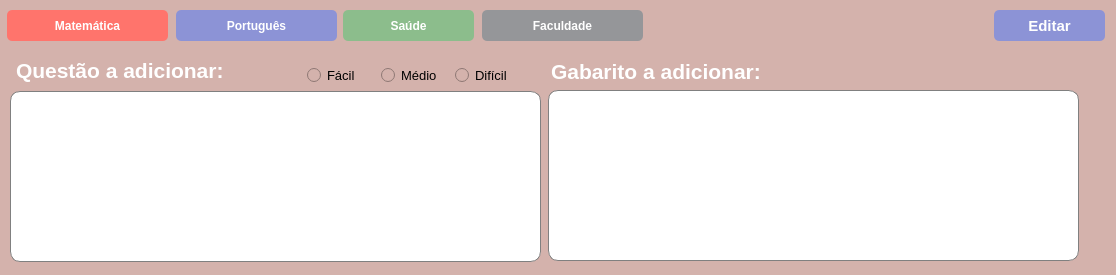
<?xml version="1.0" encoding="UTF-8"?>
<ui version="4.0">
 <class>Form</class>
 <widget class="QWidget" name="Form">
  <property name="geometry">
   <rect>
    <x>0</x>
    <y>0</y>
    <width>1116</width>
    <height>275</height>
   </rect>
  </property>
  <property name="windowTitle">
   <string>Form</string>
  </property>
  <property name="styleSheet">
   <string notr="true">background-color: rgb(212, 178, 172);</string>
  </property>
  <widget class="QPushButton" name="editar">
   <property name="geometry">
    <rect>
     <x>994</x>
     <y>10</y>
     <width>111</width>
     <height>31</height>
    </rect>
   </property>
   <property name="font">
    <font>
     <pointsize>11</pointsize>
     <weight>75</weight>
     <bold>true</bold>
    </font>
   </property>
   <property name="styleSheet">
    <string notr="true">background-color: rgb(140, 147, 214);
color: rgb(255, 255, 255);
border-radius: 5px;</string>
   </property>
   <property name="text">
    <string>Editar</string>
   </property>
  </widget>
  <widget class="QPushButton" name="matematica">
   <property name="geometry">
    <rect>
     <x>7</x>
     <y>10</y>
     <width>161</width>
     <height>31</height>
    </rect>
   </property>
   <property name="font">
    <font>
     <pointsize>9</pointsize>
     <weight>75</weight>
     <bold>true</bold>
    </font>
   </property>
   <property name="styleSheet">
    <string notr="true">background-color: rgb(255, 116, 108);
color: rgb(255, 255, 255);
border-radius: 5px;</string>
   </property>
   <property name="text">
    <string>Matemática</string>
   </property>
  </widget>
  <widget class="QPushButton" name="portugues">
   <property name="geometry">
    <rect>
     <x>176</x>
     <y>10</y>
     <width>161</width>
     <height>31</height>
    </rect>
   </property>
   <property name="font">
    <font>
     <pointsize>9</pointsize>
     <weight>75</weight>
     <bold>true</bold>
    </font>
   </property>
   <property name="styleSheet">
    <string notr="true">background-color: rgb(140, 147, 214);
color: rgb(255, 255, 255);
border-radius: 5px;</string>
   </property>
   <property name="text">
    <string>Português</string>
   </property>
  </widget>
  <widget class="QPushButton" name="saude">
   <property name="geometry">
    <rect>
     <x>343</x>
     <y>10</y>
     <width>131</width>
     <height>31</height>
    </rect>
   </property>
   <property name="font">
    <font>
     <pointsize>9</pointsize>
     <weight>75</weight>
     <bold>true</bold>
    </font>
   </property>
   <property name="styleSheet">
    <string notr="true">background-color: rgb(140, 189, 140);
color: rgb(255, 255, 255);
border-radius: 5px;</string>
   </property>
   <property name="text">
    <string>Saúde</string>
   </property>
  </widget>
  <widget class="QPushButton" name="faculdade">
   <property name="geometry">
    <rect>
     <x>482</x>
     <y>10</y>
     <width>161</width>
     <height>31</height>
    </rect>
   </property>
   <property name="font">
    <font>
     <pointsize>9</pointsize>
     <weight>75</weight>
     <bold>true</bold>
    </font>
   </property>
   <property name="styleSheet">
    <string notr="true">background-color: rgb(149, 150, 153);
color: rgb(255, 255, 255);
border-radius: 5px;</string>
   </property>
   <property name="text">
    <string>Faculdade</string>
   </property>
  </widget>
  <widget class="QLabel" name="label_9">
   <property name="geometry">
    <rect>
     <x>299</x>
     <y>13</y>
     <width>26</width>
     <height>26</height>
    </rect>
   </property>
   <property name="styleSheet">
    <string notr="true">background-color: transparent;
</string>
   </property>
   <property name="text">
    <string/>
   </property>
   <property name="pixmap">
    <pixmap>icones/ícone português.png</pixmap>
   </property>
   <property name="scaledContents">
    <bool>true</bool>
   </property>
  </widget>
  <widget class="QLabel" name="label_10">
   <property name="geometry">
    <rect>
     <x>435</x>
     <y>13</y>
     <width>26</width>
     <height>26</height>
    </rect>
   </property>
   <property name="styleSheet">
    <string notr="true">background-color: transparent;</string>
   </property>
   <property name="text">
    <string/>
   </property>
   <property name="pixmap">
    <pixmap>icones/ícone saúde.png</pixmap>
   </property>
   <property name="scaledContents">
    <bool>true</bool>
   </property>
  </widget>
  <widget class="QLabel" name="label_8">
   <property name="geometry">
    <rect>
     <x>131</x>
     <y>11</y>
     <width>28</width>
     <height>28</height>
    </rect>
   </property>
   <property name="styleSheet">
    <string notr="true">background-color: transparent;</string>
   </property>
   <property name="text">
    <string/>
   </property>
   <property name="pixmap">
    <pixmap>icones/ícone matemática.png</pixmap>
   </property>
   <property name="scaledContents">
    <bool>true</bool>
   </property>
  </widget>
  <widget class="QLabel" name="label_11">
   <property name="geometry">
    <rect>
     <x>604</x>
     <y>13</y>
     <width>26</width>
     <height>26</height>
    </rect>
   </property>
   <property name="styleSheet">
    <string notr="true">background-color: transparent;</string>
   </property>
   <property name="text">
    <string/>
   </property>
   <property name="pixmap">
    <pixmap>icones/ícone college.png</pixmap>
   </property>
   <property name="scaledContents">
    <bool>true</bool>
   </property>
  </widget>
  <widget class="QLabel" name="descricao2_2">
   <property name="geometry">
    <rect>
     <x>16</x>
     <y>55</y>
     <width>291</width>
     <height>31</height>
    </rect>
   </property>
   <property name="font">
    <font>
     <pointsize>16</pointsize>
     <weight>75</weight>
     <bold>true</bold>
    </font>
   </property>
   <property name="styleSheet">
    <string notr="true">color: rgb(255, 255, 255);</string>
   </property>
   <property name="text">
    <string>Questão a adicionar:</string>
   </property>
  </widget>
  <widget class="QLabel" name="descricao2">
   <property name="geometry">
    <rect>
     <x>551</x>
     <y>56</y>
     <width>291</width>
     <height>31</height>
    </rect>
   </property>
   <property name="font">
    <font>
     <pointsize>16</pointsize>
     <weight>75</weight>
     <bold>true</bold>
    </font>
   </property>
   <property name="styleSheet">
    <string notr="true">color: rgb(255, 255, 255);</string>
   </property>
   <property name="text">
    <string>Gabarito a adicionar:</string>
   </property>
  </widget>
  <widget class="QLineEdit" name="edt_questao">
   <property name="geometry">
    <rect>
     <x>10</x>
     <y>91</y>
     <width>531</width>
     <height>171</height>
    </rect>
   </property>
   <property name="styleSheet">
    <string notr="true">background-color: rgb(255, 255, 255);
border-radius: 10px;
padding: 10px;
border: 1px solid gray;</string>
   </property>
  </widget>
  <widget class="QLineEdit" name="edt_gabarito">
   <property name="geometry">
    <rect>
     <x>548</x>
     <y>90</y>
     <width>531</width>
     <height>171</height>
    </rect>
   </property>
   <property name="styleSheet">
    <string notr="true">background-color: rgb(255, 255, 255);
border-radius: 10px;
padding: 10px;
border: 1px solid gray;</string>
   </property>
  </widget>
  <widget class="QWidget" name="layoutWidget">
   <property name="geometry">
    <rect>
     <x>307</x>
     <y>62</y>
     <width>216</width>
     <height>27</height>
    </rect>
   </property>
   <layout class="QHBoxLayout" name="horizontalLayout">
    <item>
     <widget class="QRadioButton" name="rdb_F">
      <property name="font">
       <font>
        <pointsize>10</pointsize>
       </font>
      </property>
      <property name="text">
       <string>Fácil</string>
      </property>
     </widget>
    </item>
    <item>
     <widget class="QRadioButton" name="rdb_M">
      <property name="font">
       <font>
        <pointsize>10</pointsize>
       </font>
      </property>
      <property name="text">
       <string>Médio</string>
      </property>
     </widget>
    </item>
    <item>
     <widget class="QRadioButton" name="rdb_D">
      <property name="font">
       <font>
        <pointsize>10</pointsize>
       </font>
      </property>
      <property name="text">
       <string>Difícil</string>
      </property>
     </widget>
    </item>
   </layout>
  </widget>
  <zorder>editar</zorder>
  <zorder>matematica</zorder>
  <zorder>portugues</zorder>
  <zorder>saude</zorder>
  <zorder>faculdade</zorder>
  <zorder>label_8</zorder>
  <zorder>label_11</zorder>
  <zorder>label_9</zorder>
  <zorder>label_10</zorder>
  <zorder>descricao2_2</zorder>
  <zorder>descricao2</zorder>
  <zorder>edt_questao</zorder>
  <zorder>edt_gabarito</zorder>
  <zorder>layoutWidget</zorder>
 </widget>
 <resources/>
 <connections/>
</ui>
